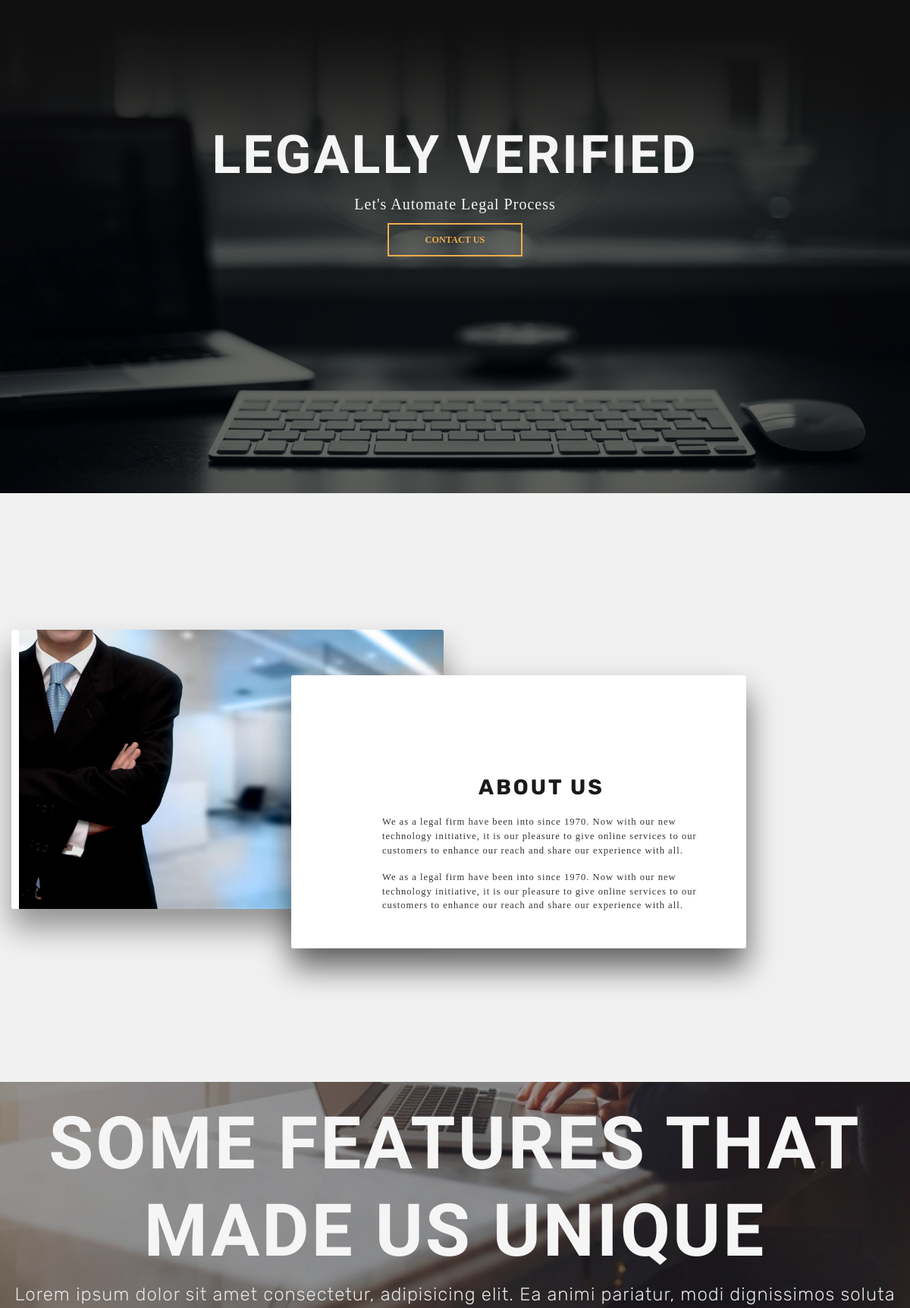
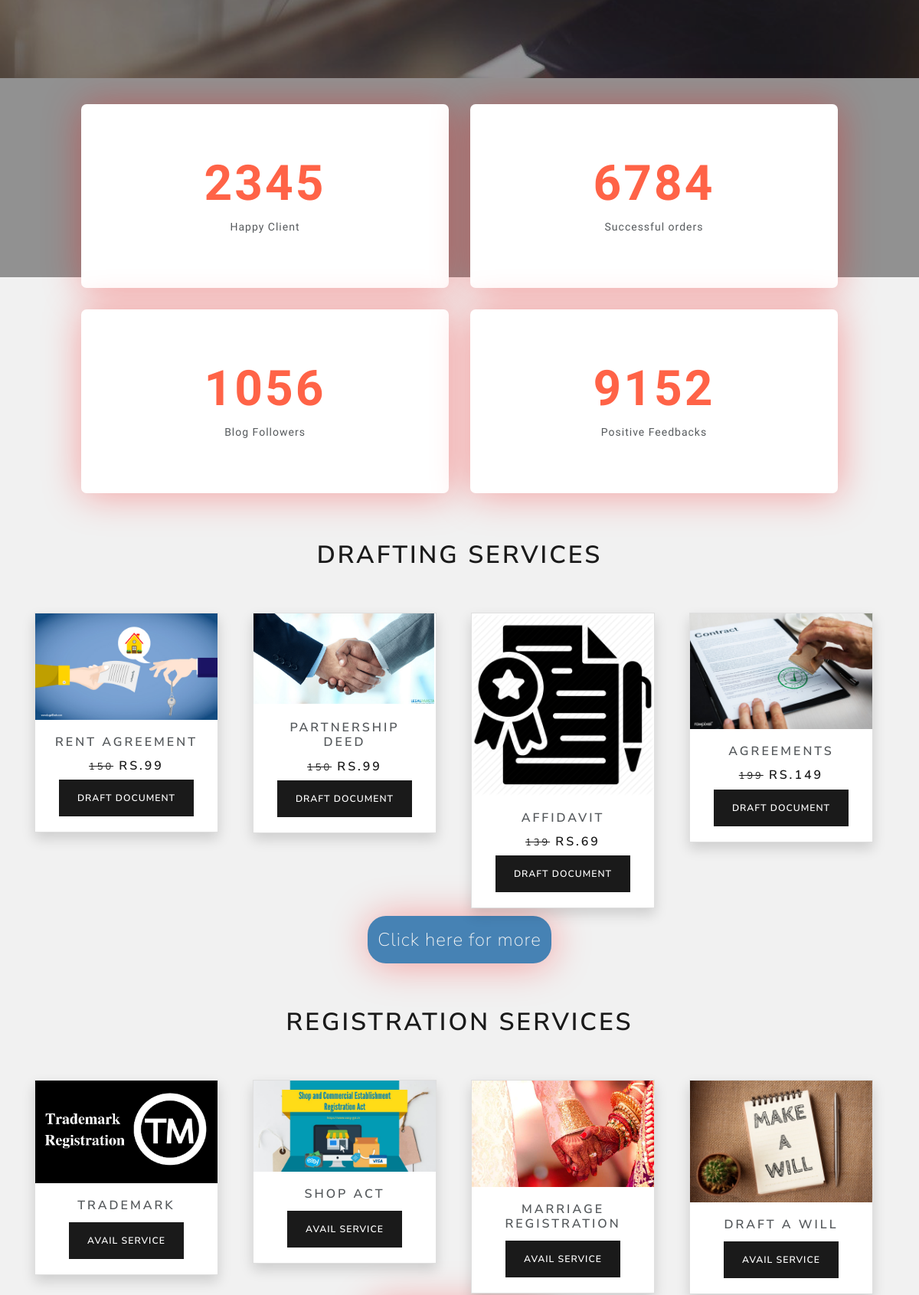
The page / (upper part) on the database its author committed (2 pictures, top to bottom).
### tables this page shows
CREATE TABLE `draf_product` (
  `id` int(11) NOT NULL,
  `image` varchar(40) NOT NULL,
  `product` varchar(30) NOT NULL,
  `onbtn` varchar(30) NOT NULL,
  `hiddenprice` int(30) NOT NULL,
  `price` int(30) NOT NULL
);

### application/views/template.php (called while the page is built, shortened)
<?php
$this->load->view('pages/header');
$this->load->view($main_content);

### application/controllers/Cover.php (called while the page is built, shortened)
<?php
class Cover extends My_Controller{
  public function index()
  {
    $this->load->model('legal_model', 'legal');
    $products = $this->legal->select_product();
    $data['main_content'] = 'pages/frontpage';
    $data['products'] = $products;
    $this->load->view('template',$data);
  }
}
?>

### index.php (called while the page is built, shortened)
<?php
require_once BASEPATH.'core/CodeIgniter.php';

### application/models/legal_model.php (called while the page is built, shortened)
<?php
class Legal_model extends CI_Model{
	public function select_product(){
		$q = $this->db
			->select('*')
			->from('draf_product')
			->get();
		return $q->result();
	}
}
 ?>

### application/views/pages/service_function.php (the view)
<?php
function component1($image, $product, $onbtn){
$element = "<div class=\"col-md-3 col-sm-6 my-3 my-md-0\">
<form methot=\"post\" action=\"\">
    <div class=\"card shadow\" style=\"width: 15rem;\">
        <img src=\"$image\" class=\"card-img-top\" alt=\" \">
        <div class=\"card-body\">
            <h5 class=\"card-title\">$product</h5>
            <a href=\"rentform.php\" class=\"btn btn-primary\">$onbtn</a>
        </div>
    </div>
</form>
</div>";
echo $element;
}
function component($image, $product, $onbtn,$hiddenprice, $price, $product_id){
$element = "<div class=\"col-md-3 col-sm-6 my-3 my-md-0\">
<form methot=\"post\" action=\"\">
    <div class=\"card shadow\" style=\"width: 15rem;\">
        <img src=\"$image\" class=\"card-img-top\" alt=\" \">
        <div class=\"card-body\">
            <h5 class=\"card-title\">$product</h5>
            <h5><small><s class=\"secondary\">$hiddenprice</s></small>
                <span class=\"price\">Rs.$price<span>
                </h5>
                <a href=\"rentform\" class=\"btn btn-primary\">$onbtn</a>
                <input type =\"hidden\" name=\"product_id\" value=\"$product_id\">
        </div>
    </div>
</form>
</div>";
echo $element;
}

### application/views/pages/header.php (shortened to what this page needs)
<!DOCTYPE html>
<html>
<head>
 <link rel="stylesheet" href="https://cdnjs.cloudflare.com/ajax/libs/font-awesome/4.7.0/css/font-awesome.min.css">
 <link rel="stylesheet"  href="<?php echo base_url('assets/css/bootstrap.css')?>">
  <link rel="stylesheet"  href="<?php echo base_url('assets/css/style.css')?>">
</head>
<body>
  <header>

### application/views/pages/frontpage.php (shortened to what this page needs)
<?php include ('service_function.php');?>
        <div class="container-fluid p-0 text-center">
            <div class="banner">
                <div class="row">
                    <div class="col-md-12 col-sm-12">
                        <img class="nature" src="<?php echo base_url('images/cover1.jpg')?>" width="100%">
                        <div class="overlay">
                            <div class="contain">
                                <div class="mainbanner">
                                    <div class="maincontent">
                                        <h1>LEGALLY VERIFIED</h1>
                                        <p>Let's Automate Legal Process</p>
                                        <button type="button" class="btn btn-outline-warning px-5 py-2">Contact
                                            us</button>
                                    </div>
                                </div>
                            </div>
                        </div>
                    </div>
                </div>
            </div>
        </div>
    </header>
    <main>
        <section class="section-1">
            <div class="container-fluid text-center">
                <div class="row">
                    <div class="col-md-6">
                        <div class="pray">
                            <img src="<?php echo base_url('images/aboutus4.jpg')?>" alt="Responsive image">
                        </div>
                    </div>
                    <div class="col-md-6 ">
                        <div class="panel text-left">
                            <h1>About Us</h1>
                            <p pt-4>We as a legal firm have been into since 1970. Now with our new technology
                                initiative, it
                                is our pleasure to give online services to our customers to enhance our reach and share
                                our experience with all. </p>
                            <p>We as a legal firm have been into since 1970. Now with our new
                                technology initiative, it is our pleasure to give online services to our customers to
                                enhance our reach and share our
                                experience with all.</p>
                        </div>
                    </div>
                </div>
            </div>
        </section>
<section class="section-2 container-fluid px-0 py-5">
            <div class="cover">
                <div class="content text-center pt-4">
                    <h1>Some Features That Made us Unique</h1>
                    <p>Lorem ipsum dolor sit amet consectetur, adipisicing elit. Ea animi pariatur, modi dignissimos
                        soluta </p>
                </div>
            </div>
            <div class="container-fluid text-center">
                <div class="numbers d-flex flex-md-row flex-wrap justify-content-center">
                    <div class="rect">
                        <h1>2345</h1>
                        <p>Happy Client</p>
                    </div>
                    <div class="rect">
                        <h1>6784 </h1>
                        <p>Successful orders</p>
                    </div>
                    <div class="rect">
                        <h1>1056 </h1>
                        <p>Blog Followers</p>
                    </div>
                    <div class="rect">
                        <h1>9152 </h1>
                        <p>Positive Feedbacks</p>
                    </div>
                </div>
            </div>
        </section>
<section class="section-3">
            <div class="container">
                <h1 class="text-center">Drafting Services</h1>
                <div class="row text-center py-5">
                <?php
                foreach($products as $row)
                {
                component($row->image, $row->product,$row->onbtn,$row->hiddenprice, $row->price, $row->id );
                }
                ?>
               <div class="draft_btn"><a>Click here for more</a></div>
                </div>
            </div>
        </section>
        <section class="section-4">
            <div class="container">
                <h1 class="text-center">Registration Services</h1>
                <div class="row text-center py-5">
                <?php
                component1('images/trademark1.jpg', 'Trademark', 'Avail Service');
                ?>
                </div>
            </div>
 </section>
    </main>

### assets/css/style.css (style rules this page uses)
* { list-style-type: none; margin: 0px; padding: 0px; box-sizing: border-box; }
header, section { overflow-x: hidden; }
:root { --Snigle-font: 'Sniglet', cursive; --Rubik: 'Rubik', cursive; --Patua: 'Patua One', cursive; --Lobster: 'Lobster', cursive; --light-black: #2e2c2caf; --bggradient: linear-gradient(to bottom, #dd2476, #ff512f); --light-grey: rgba(255, 255, 255, 0.7); }
.banner { width: 100%; }
.banner img { position: absolute; background-size: cover; background-position: center; height: 650px; background-repeat: no-repeat; z-index: 0; left: 0px; }
.banner .overlay { background: rgba(0, 0, 0, .6); width: 100%; height: 650px; position: relative; }
.contain { width: 1200px; margin: 0px auto; overflow: hidden; }
.banner .mainbanner { display: table; width: 100%; height: 500px; }
.banner .maincontent { display: table-cell; text-align: center; vertical-align: middle; height: 100% }
.banner .maincontent h1 { color: whitesmoke; font-size: 70px; font-family: var(--Patua); text-transform: uppercase; }
.banner .maincontent p { padding-bottom: 10px; margin: 0; color: whitesmoke; font-size: 20px; font-family: tahoma; }
.section-1 { padding: 15vmin 0; }
.section-1 .row .col-md-6 .pray img { opacity: 1; width: 100%; border-radius: .2em; box-shadow: 0px 25px 42px rgba(0, 0, 0, .4); background: white; padding-left: 10px; }
.section-1 .row .col-md-6:last-child { position: relative; }
.section-1 .row .col-md-6 .panel { position: absolute; width: 100%; top: 5vmin; left: -18vmin; background: white; border-radius: 3px; text-align: left; padding: 10vmin 5vmin 20vmin 10vmin; box-shadow: 0px 25px 42px rgba(0, 0, 0, .6); height: 80%; font-family: var(--Rubik); z-index: 1; }
.section-1 .row .col-md-6 .panel h1 { font-weight: bold; padding: 0.4em 0; font-size: 2em; }
.section-1 .row .col-md-6 .panel p { font-size: 0.9em; color: rgba(0, 0, 0, 0.8); }
.cover { widows: 100%; height: 55vmin; background-image: url('../images/cover3.jpg'); background-size: cover; background-position: 0rem -25rem; background-repeat: no-repeat; position: relative; }
.cover .content { background: rgba(0, 0, 0, .4); height: 100%; width: 100%; }
.cover .content>h1 { font-family: var(--Patua); font-size: 8vmin; color: whitesmoke; }
.cover .content>p { font-family: var(--Rubik); font-size: 2vmin; color: #e5e5e5; }
.numbers .rect { position: relative; z-index: 1; background: white; width: 40vmin; height: 15rem; padding-top: 5.5vmin; margin: 1em; border-radius: .5em; box-shadow: 1px 2px 50px 0px rgba(255, 0, 0, 0.349); }
.numbers { margin-top: -20vmin; }
.numbers .rect h1 { color: tomato; font-size: 4rem; font-family: var(--Patua); ; }
.numbers .rect p { font-family: var(--Patua); }
.draft_btn { text-align: center; background-color: steelblue; color: whitesmoke; padding: .8rem; border-radius: 2vmin; font-size: 1.5rem; box-shadow: 1px 2px 50px 0px rgba(255, 0, 0, 0.349); margin: 10px auto; }
h2,p { font-family: 'Droid Serif', serif; }

### application/views/pages/header.php (style rules this page uses)
* { box-sizing: border-box; }
body { background-color: #f1f1f1; }
h1 { text-align: center; }
button { background-color: #4CAF50; color: #ffffff; border: none; padding: 10px 20px; font-size: 17px; font-family: Raleway; cursor: pointer; }

### rows shown on the page
draf_product: image (picture), product "RENT AGREEMENT", hiddenprice "150", price "99", onbtn "DRAFT DOCUMENT"
draf_product: image (picture), product "PARTNERSHIP DEED", hiddenprice "150", price "99", onbtn "DRAFT DOCUMENT"
draf_product: image (picture), product "AFFIDAVIT", hiddenprice "139", price "69", onbtn "DRAFT DOCUMENT"
draf_product: image (picture), product "AGREEMENTS", hiddenprice "199", price "149", onbtn "DRAFT DOCUMENT"

### other values the page prints
$product "TRADEMARK SHOP ACT MARRIAGE REGISTRATION DRAFT A WILL"
$onbtn "AVAIL SERVICE AVAIL SERVICE AVAIL SERVICE AVAIL SERVICE"
